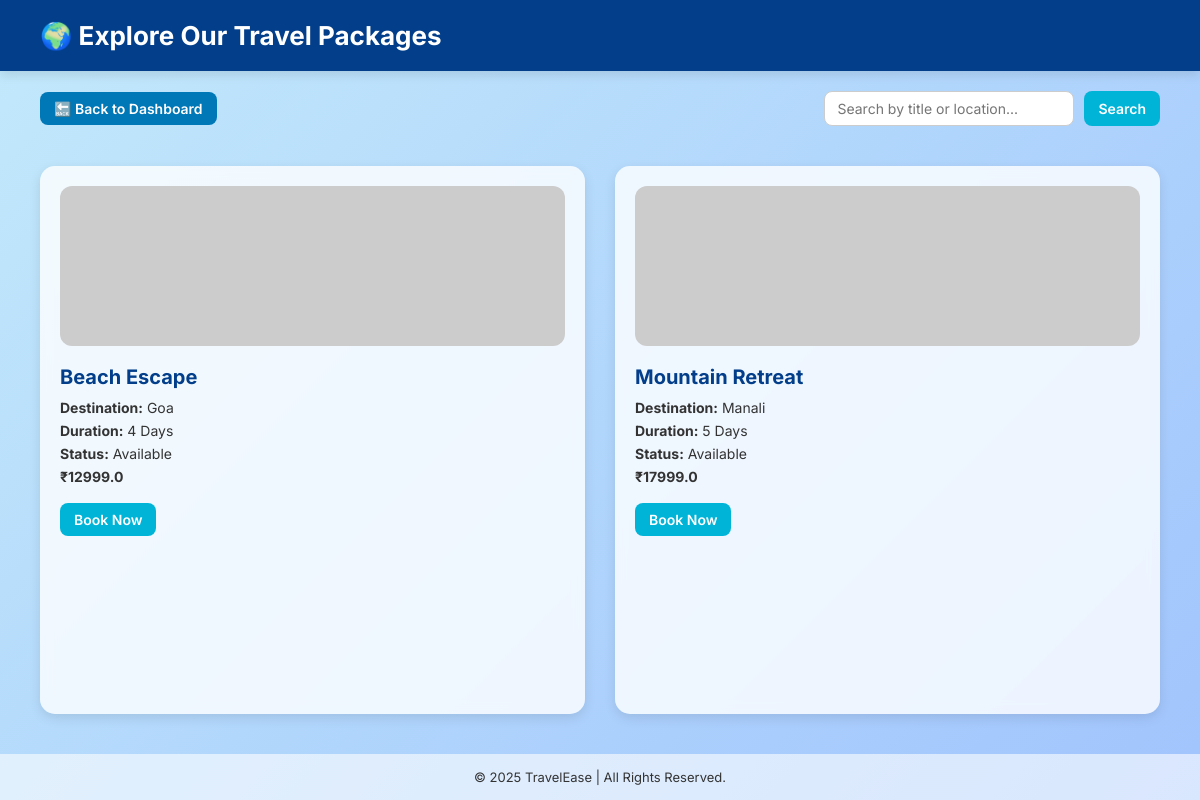
/explore, run on the app's committed database.
### tables this page shows
CREATE TABLE packages (
        id INTEGER PRIMARY KEY AUTOINCREMENT,
        title TEXT NOT NULL,
        location TEXT NOT NULL,
        description TEXT,
        price REAL NOT NULL,
        days INTEGER NOT NULL,
        image_url TEXT,
        status TEXT DEFAULT 'Available',
        created_at TIMESTAMP DEFAULT CURRENT_TIMESTAMP
    );

### app.py (the view)
@app.route("/explore")
def explore_packages():
    q = request.args.get("q", "").strip()
    db = get_db()
    if q:
        pkgs = db.execute(
            "SELECT * FROM packages WHERE title LIKE ? OR location LIKE ?",
            (f"%{q}%", f"%{q}%")
        ).fetchall()
    else:
        pkgs = db.execute("SELECT * FROM packages").fetchall()
    return render_template("explore_packages.html", packages=pkgs, q=q)

### app.py (called while the page is built)
def get_db():
    if "db" not in g:
        db_url = os.environ.get("DATABASE_URL")  # Render will provide this
        if db_url:
            url = urlparse(db_url)
            g.db = psycopg2.connect(
                database=url.path[1:],
                user=url.username,
                password=url.password,
                host=url.hostname,
                port=url.port
            )
            g.db.autocommit = True
        else:
            g.db = sqlite3.connect(DB_PATH)
            g.db.row_factory = sqlite3.Row
            g.db.execute("PRAGMA foreign_keys = ON;")
    return g.db

### templates/explore_packages.html (shortened to what this page needs)
<!DOCTYPE html>
<html lang="en">
<head>
</head>
<body>
  <header>
    <h1>🌍 Explore Our Travel Packages</h1>
  </header>
  <div class="top-bar">
    <a href="{{ url_for('main_dashboard') }}" class="back-btn">🔙 Back to Dashboard</a>
    <form method="GET" action="{{ url_for('explore_packages') }}" class="search-bar">
      <input type="text" name="q" placeholder="Search by title or location..." value="{{ q }}">
      <button type="submit">Search</button>
    </form>
  </div>
  <div class="container">
    {% if packages %}
      {% for pkg in packages %}
      <div class="card">
        {% if pkg.image_url %}
          <img src="{{ pkg.image_url }}" alt="{{ pkg.title }}">
        {% endif %}
        <h3>{{ pkg.title }}</h3>
        <p><strong>Destination:</strong> {{ pkg.location }}</p>
        <p><strong>Duration:</strong> {{ pkg.days }} Days</p>
        <p><strong>Status:</strong> {{ pkg.status }}</p>
        <p class="price">₹{{ pkg.price }}</p>
        <a href="{{ url_for('book_package', package_id=pkg.id) }}" class="book-btn">Book Now</a>
      </div>
      {% endfor %}
    {% else %}
      <div class="no-packages">⚠ No travel packages available at the moment. Please check back later.</div>
    {% endif %}
  </div>
  <footer>
    &copy; 2025 TravelEase | All Rights Reserved.
  </footer>
</body>
</html>

### templates/explore_packages.html (style rules this page uses)
* { box-sizing: border-box; margin: 0; padding: 0; font-family: 'Inter', sans-serif; }
body { background: linear-gradient(135deg, #c2e9fb, #a1c4fd); min-height: 100vh; display: flex; flex-direction: column; }
header { background-color: #023e8a; padding: 20px 40px; color: white; box-shadow: 0 4px 10px rgba(0,0,0,0.1); }
header h1 { font-size: 26px; }
.top-bar { display: flex; justify-content: space-between; align-items: center; flex-wrap: wrap; gap: 12px; padding: 20px 40px 0; }
.back-btn { display: inline-block; background-color: #0077b6; color: white; padding: 8px 14px; border-radius: 8px; text-decoration: none; font-size: 14px; font-weight: 600; transition: all 0.3s ease; }
.search-bar { display: flex; gap: 10px; }
.search-bar input { padding: 8px 12px; border: 1px solid #ccc; border-radius: 8px; font-size: 14px; width: 250px; outline: none; }
.search-bar button { background-color: #00b4d8; color: white; border: none; padding: 8px 14px; border-radius: 8px; cursor: pointer; font-size: 14px; font-weight: 600; transition: background 0.3s; }
.container { padding: 40px; display: grid; grid-template-columns: repeat(auto-fit, minmax(280px, 1fr)); gap: 30px; flex: 1; }
.card { background: rgba(255, 255, 255, 0.8); backdrop-filter: blur(6px); border-radius: 15px; box-shadow: 0 4px 12px rgba(0,0,0,0.1); padding: 20px; transition: transform 0.25s ease, box-shadow 0.25s ease; }
.card img { width: 100%; border-radius: 12px; margin-bottom: 15px; object-fit: cover; max-height: 160px; }
.card h3 { font-size: 20px; color: #023e8a; margin-bottom: 10px; }
.card p { font-size: 14px; color: #333; margin-bottom: 6px; }
.price { font-weight: bold; color: #0077b6; font-size: 16px; margin-top: 6px; }
.book-btn { display: inline-block; margin-top: 12px; background-color: #00b4d8; color: white; padding: 8px 14px; border-radius: 8px; text-decoration: none; font-size: 14px; font-weight: 600; transition: background 0.3s ease; }
footer { text-align: center; font-size: 13px; color: #333; background: rgba(255,255,255,0.6); padding: 15px; margin-top: auto; }

### data on the page
packages: title "Beach Escape", location "Goa", days "4", status "Available", price "12999.0"
packages: title "Mountain Retreat", location "Manali", days "5", status "Available", price "17999.0"
